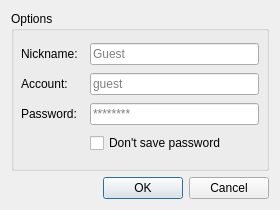
<?xml version="1.0" encoding="UTF-8"?>
<ui version="4.0">
 <class>RCConnectDialog</class>
 <widget class="QDialog" name="RCConnectDialog">
  <property name="enabled">
   <bool>true</bool>
  </property>
  <property name="geometry">
   <rect>
    <x>0</x>
    <y>0</y>
    <width>280</width>
    <height>210</height>
   </rect>
  </property>
  <property name="minimumSize">
   <size>
    <width>280</width>
    <height>210</height>
   </size>
  </property>
  <property name="maximumSize">
   <size>
    <width>280</width>
    <height>210</height>
   </size>
  </property>
  <property name="baseSize">
   <size>
    <width>2</width>
    <height>0</height>
   </size>
  </property>
  <property name="focusPolicy">
   <enum>Qt::ClickFocus</enum>
  </property>
  <property name="contextMenuPolicy">
   <enum>Qt::NoContextMenu</enum>
  </property>
  <property name="windowTitle">
   <string>Graal Server Remote Control</string>
  </property>
  <property name="autoFillBackground">
   <bool>true</bool>
  </property>
  <property name="modal">
   <bool>false</bool>
  </property>
  <layout class="QGridLayout" name="gridLayout_2">
   <item row="1" column="0">
    <layout class="QHBoxLayout" name="horizontalLayout">
     <item>
      <spacer name="horizontalSpacer">
       <property name="orientation">
        <enum>Qt::Horizontal</enum>
       </property>
       <property name="sizeHint" stdset="0">
        <size>
         <width>40</width>
         <height>20</height>
        </size>
       </property>
      </spacer>
     </item>
     <item>
      <widget class="QDialogButtonBox" name="buttonBox">
       <property name="orientation">
        <enum>Qt::Horizontal</enum>
       </property>
       <property name="standardButtons">
        <set>QDialogButtonBox::Cancel|QDialogButtonBox::Ok</set>
       </property>
       <property name="centerButtons">
        <bool>false</bool>
       </property>
      </widget>
     </item>
    </layout>
   </item>
   <item row="0" column="0">
    <widget class="QGroupBox" name="credentialsGroupBox">
     <property name="enabled">
      <bool>true</bool>
     </property>
     <property name="styleSheet">
      <string notr="true"/>
     </property>
     <property name="title">
      <string>Options</string>
     </property>
     <property name="flat">
      <bool>false</bool>
     </property>
     <layout class="QGridLayout" name="gridLayout">
      <property name="leftMargin">
       <number>7</number>
      </property>
      <property name="topMargin">
       <number>7</number>
      </property>
      <property name="rightMargin">
       <number>7</number>
      </property>
      <property name="bottomMargin">
       <number>7</number>
      </property>
      <property name="horizontalSpacing">
       <number>12</number>
      </property>
      <property name="verticalSpacing">
       <number>3</number>
      </property>
      <item row="0" column="0">
       <widget class="QLabel" name="nickLabel">
        <property name="text">
         <string>Nickname:</string>
        </property>
       </widget>
      </item>
      <item row="0" column="1">
       <widget class="QLineEdit" name="nickEdit">
        <property name="placeholderText">
         <string>Guest</string>
        </property>
       </widget>
      </item>
      <item row="1" column="0">
       <widget class="QLabel" name="accountLabel">
        <property name="text">
         <string>Account:</string>
        </property>
       </widget>
      </item>
      <item row="1" column="1">
       <widget class="QLineEdit" name="accountEdit">
        <property name="text">
         <string/>
        </property>
        <property name="placeholderText">
         <string>guest</string>
        </property>
       </widget>
      </item>
      <item row="2" column="0">
       <widget class="QLabel" name="passwordLabel">
        <property name="text">
         <string>Password:</string>
        </property>
       </widget>
      </item>
      <item row="2" column="1">
       <widget class="QLineEdit" name="passwordEdit">
        <property name="echoMode">
         <enum>QLineEdit::Password</enum>
        </property>
        <property name="cursorPosition">
         <number>0</number>
        </property>
        <property name="placeholderText">
         <string>********</string>
        </property>
       </widget>
      </item>
      <item row="3" column="1">
       <widget class="QCheckBox" name="_dontSavePassword">
        <property name="text">
         <string>Don't save password</string>
        </property>
        <property name="autoExclusive">
         <bool>false</bool>
        </property>
       </widget>
      </item>
     </layout>
    </widget>
   </item>
  </layout>
 </widget>
 <resources/>
 <connections/>
</ui>
